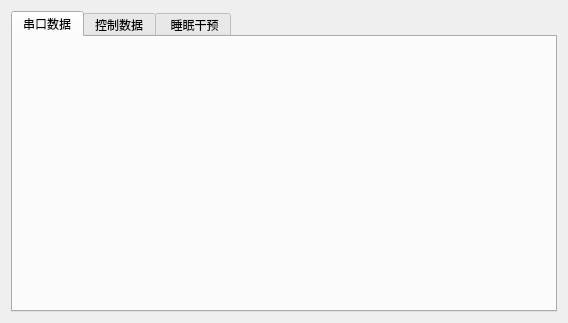
<?xml version="1.0" encoding="UTF-8"?>
<ui version="4.0">
 <class>Widget</class>
 <widget class="QWidget" name="Widget">
  <property name="geometry">
   <rect>
    <x>0</x>
    <y>0</y>
    <width>568</width>
    <height>323</height>
   </rect>
  </property>
  <property name="windowTitle">
   <string>Widget</string>
  </property>
  <layout class="QGridLayout" name="gridLayout">
   <item row="0" column="0">
    <widget class="QTabWidget" name="tabWidget">
     <property name="currentIndex">
      <number>0</number>
     </property>
     <widget class="QWidget" name="tab_1">
      <attribute name="title">
       <string>串口数据</string>
      </attribute>
      <layout class="QGridLayout" name="gridLayout_4">
       <item row="0" column="0">
        <layout class="QVBoxLayout" name="widget_comm"/>
       </item>
      </layout>
     </widget>
     <widget class="QWidget" name="tab_2">
      <attribute name="title">
       <string>控制数据</string>
      </attribute>
      <layout class="QGridLayout" name="gridLayout_3">
       <item row="0" column="0">
        <layout class="QVBoxLayout" name="widget_contralData"/>
       </item>
      </layout>
     </widget>
     <widget class="QWidget" name="tab_3">
      <attribute name="title">
       <string> 睡眠干预</string>
      </attribute>
      <layout class="QGridLayout" name="gridLayout_2">
       <item row="0" column="0">
        <layout class="QVBoxLayout" name="widget_SleepInterven"/>
       </item>
      </layout>
     </widget>
    </widget>
   </item>
  </layout>
 </widget>
 <resources/>
 <connections/>
</ui>
